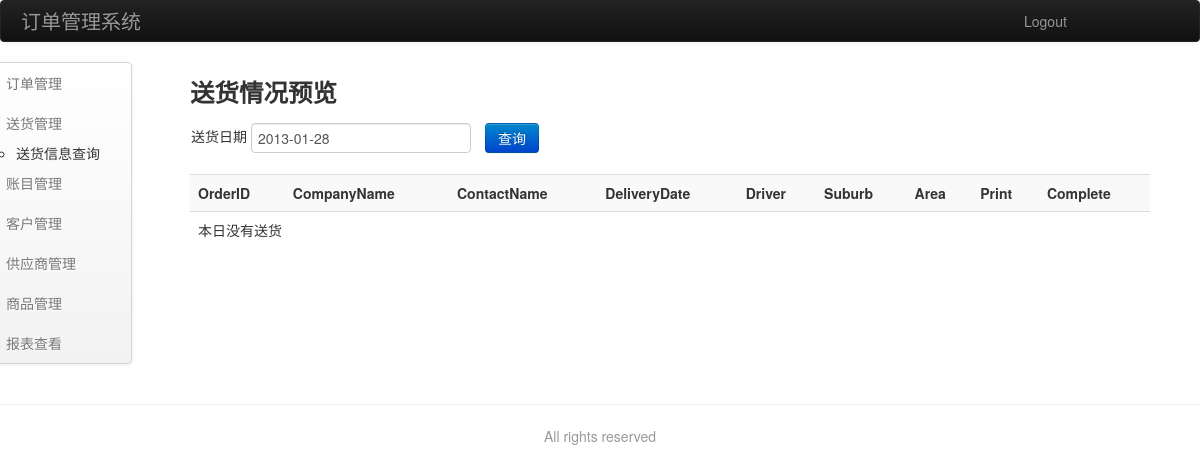
The page /index.php/delivery_view/load_delivery_detail on the database as committed earlier.
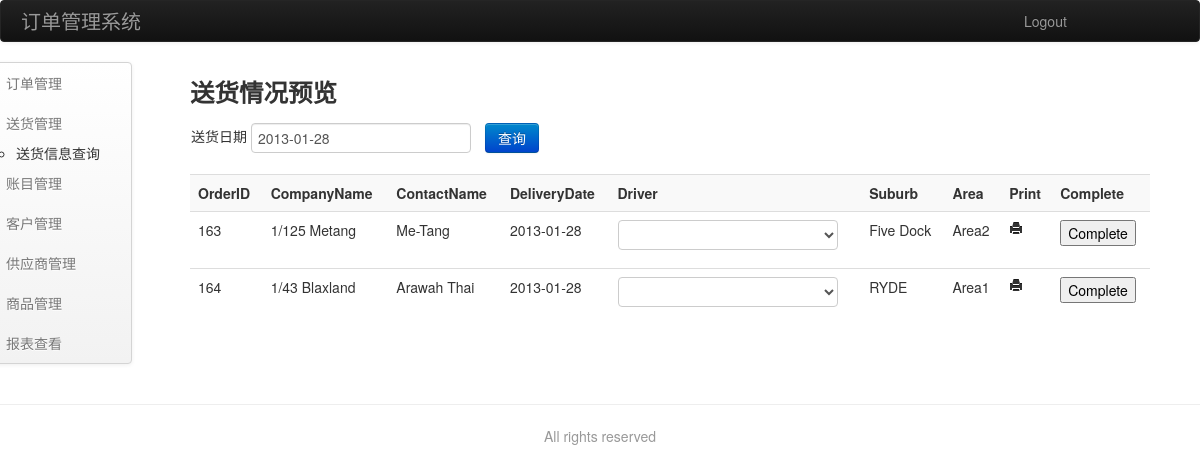
The same page on the database as committed later.
### tables this page shows
CREATE TABLE IF NOT EXISTS `orderinfo` (
  `OrderID` int(10) NOT NULL AUTO_INCREMENT,
  `CompanyName` varchar(50) NOT NULL,
  `DeliveryDate` date NOT NULL,
  `Comment` text NOT NULL,
  `Driver` varchar(50) NOT NULL,
  `Status` varchar(15) NOT NULL,
  `Address` varchar(100) NOT NULL,
  `Suburb` varchar(20) NOT NULL,
  `Area` varchar(10) NOT NULL,
  `Postcode` varchar(10) NOT NULL,
  `TotalQty` float(8,2) NOT NULL DEFAULT '0.00',
  `TotalPrice` float(8,2) NOT NULL DEFAULT '0.00',
  `OrderDate` date NOT NULL,
  `CompleteDate` date NOT NULL,
  `ContactName` varchar(50) NOT NULL,
  PRIMARY KEY (`OrderID`),
  KEY `OrderID` (`OrderID`)
);

### application/controllers/delivery_view.php (called while the page is built, shortened)
<?php if ( ! defined('BASEPATH')) exit('No direct script access allowed');
		class delivery_view extends CI_Controller{
		   public function __construct()
		   {
				$this->load->model("delivery");
				$this->load->model("invoice");
		   }
			public function load_delivery_detail()
			{
				if($_POST)
				{
					if($_POST['delivery_date'])
					{
						if($_POST['delivery_date']==""||$_POST['delivery_date']==NULL)
						{
							$delivery_date = date('Y-m-d');
						}
						else
						{
							$delivery_date=$_POST['delivery_date'];
						}
						$data['result']=json_decode($this->delivery->read_orderInfo($delivery_date));
						$data['drivers']=json_decode($this->delivery->read_delivery_driver());
							$this->load->view('includes/header');
							$this->load->view('delivery_view',$data);
							$this->load->view('includes/footer');
					}
					else
					{
						$delivery_date = date('Y-m-d');
						$data['result']=json_decode($this->delivery->read_orderInfo($delivery_date));
						$data['drivers']=json_decode($this->delivery->read_delivery_driver());
							$this->load->view('includes/header');
							$this->load->view('delivery_view',$data);
							$this->load->view('includes/footer');
					}
				}
				else
				{
						$delivery_date = date('Y-m-d');
						$data['result']=json_decode($this->delivery->read_orderInfo($delivery_date));
						$data['drivers']=json_decode($this->delivery->read_delivery_driver());
							$this->load->view('includes/header');
							$this->load->view('delivery_view',$data);
							$this->load->view('includes/footer');
				}
			}
		}
?>

### index.php (called while the page is built, shortened)
<?php
require_once BASEPATH.'core/CodeIgniter.php';

### application/models/delivery.php (called while the page is built, shortened)
<?php
class delivery extends CI_Model {
	public function read_orderInfo($delivery_date)
	{
			$sql = "Select * from orderinfo where DeliveryDate='$delivery_date'";
			$query = $this->db->query($sql);
				if($query->num_rows()>0)
				{
					$company=array();
					foreach($query->result() as $row)
					{
						$result = compact(
							'id',
							'companyname',
							'deliverydate',
							'comment',
							'driver',
							'status',
							'address',
							'suburb',
							'area',
							'postcode',
							'totalqty',
							'totalprice',
							'orderdate',
							'completedate',
							'contactname'
							);
					    array_push($company,$result);
                    }
					return $deliverydata = json_encode($company);
				}
	}
	public function read_delivery_driver()
	{
		$sql = "Select * from driver";
		$query = $this->db->query($sql);
		if($query->num_rows()>0)
		{
			$drivers=array();
			foreach($query->result() as $rows)
			{
				$driver=$rows->drivername;
				$result=compact(
					'driver'
				);
				array_push($drivers,$result);
			}
			return $deliverydriver = json_encode($drivers);
		}
	}
}
?>

### application/views/Delivery_View.php (the view, shortened to what this page needs)
<div class="content">
    <div class = "row" >
       <div class = "left-nav">
         <div class="navbar">
           <div class="navbar-inner" style="width:120px;">
             <ul class="nav nav-stacked">
               <li><a href="<?php echo base_url().'page?page=order_management' ?>">订单管理</a>
               </li>
               <li><a href="<?php echo base_url().'page?page=delivery_view_search' ?>">送货管理</a>
               	<ul>
                   	<li>送货信息查询</li>
                   </ul>
               </li>
               <li><a href="<?php echo base_url().'page?page=accountant_login' ?>">账目管理</a>
               </li>
               <li><a href="<?php echo base_url().'page?page=client_management' ?>">客户管理</a>
               </li>
               <li><a href="<?php echo base_url().'page?page=supplier_management' ?>">供应商管理</a>
               </li>
               <li><a href="<?php echo base_url().'page?page=product_management' ?>">商品管理</a>
               </li>
               <li><a href="<?php echo base_url().'page?page=income_view' ?>">报表查看</a>
               </li>
             </ul>
           </div>
         </div>
       </div>
       <div class = "main-content">
       	<div class="delivery_view">
           	<p><h3>送货情况预览</h3></p>
               <form class="form-inline" method="post" action="<?=base_url().'delivery_view/load_delivery_detail'; ?>">
               	<table>
                   	<tr>
                           <td>送货日期  <input class="datepicker" type="text" name="delivery_date" value='<?=date('Y-m-d'); ?>' /></td>
                       	<td width="10"></td><td><input type="button" class="btn btn-primary" id="searching" value="查询" /></td>
                       </tr>
                   </table>
               </form>
               <table class='table table-striped table-hover'>
               	<tr><th>OrderID</th><th>CompanyName</th><th>ContactName</th>
                   	<th>DeliveryDate</th><th>Driver</th><th>Suburb</th><th>Area</th>
                   	<th>Print</th><th>Complete</th>
                   </tr>
                   <?php
		if($result!=NULL||$result!=(""))
		{
			foreach($result as $row)
			{
				$status = "completed";
	?>
				<tr>
                                   <td id='driver<?=$row->id ?>'><? echo $row->id ?></td>
                                   <td><?=$row->companyname ?></td>
                                   <td><?=$row->contactname ?></td>
                                   <td><?=$row->deliverydate ?></td>
                                   <td><? if($row->status==$status)
							{
								echo $row->driver;
							}
							else
							{
						?>
                                       		<select name='selectdriver' class="driver<?=$row->id ?>">
                                   			<option value='<?=$row->driver; ?>'><?=$row->driver; ?></option>
                                   	<?
								foreach($drivers as $rows)
							  	{
									$delivery_drivers = $rows->driver;
									if($delivery_drivers!=$row->driver)
									{
						?>
                                           			<option value='<?=$delivery_drivers; ?>'><?=$delivery_drivers; ?></option>
                                       <?
									}
								}
							}
						?>
                                       </select>
                                   </td>
                                   <td><?=$row->suburb ?></td>
                                   <td><?=$row->area ?></td>
                                   <td><a href='<?=base_url().'?c=delivery_view&m=print_order_detail&accountname='.$row->companyname.'&orderid='.$row->id ?>' target="_blank"><i class='icon-print' id="<?=$row->id ?>" title='print'></i></a></td>
                                   <td>
                                   	<?
                                       	if($row->status==$status)
							{
						?>
                                       	Completed
						<?
							}
							else
							{
                                       ?>
                                       <button id='<?=$row->id ?>' >Complete</button>
                                       <?
							}
						?>
                                   </td>
				</tr>
                   <?
			}
		}
		else
		{
	?>
                   	<tr><td colspan="9"> 本日没有送货 </td></tr>
                   <?
		}
	?>
               </table>
           </div>
       </div>
    </div>
</div>

### application/views/includes/header.php (shortened to what this page needs)
<!DOCTYPE html>
<html>
  <head>
    <link href="<?php echo base_url().'asset/css/bootstrap.min.css'; ?>" rel="stylesheet" media="screen">
    <link href="<?php echo base_url().'asset/css/meat_factory.css'; ?>" rel="stylesheet" media="screen">
    <link rel="stylesheet" type="text/css" media="screen" href="<?php echo base_url().'asset/css/bootstrap-responsive.css'; ?>" />
    <link type="text/css" href="<?php echo base_url().'asset/css/ui-lightness/jquery-ui-1.9.2.custom.min.css'; ?>" rel="stylesheet" />
  </head>
  <body>
    <div class="navbar navbar-inverse">
      <div class="navbar-inner">
        <div class="container">
        	<a class="brand" href="#">订单管理系统</a>
       		<div class="navbar-content">
          		<ul class="nav pull-right">
              		<li class="span2 offset2"><a href="#">Logout</a></li>
          		</ul>
       		</div>
      	</div>
      </div>
    </div>

### application/views/includes/footer.php
<div class="footer">
	<hr />
	<p class="muted">All rights reserved</p>
</div>
  </body>
</html>

### asset/css/meat_factory.css (style rules this page uses)
.footer { position:relative; bottom:0; left:0; right:0; align:center; }
.footer p { text-align: center; }
.left-nav { float: left; width: 160px; }
.main-content { float: center; margin-left: 220px; margin-right: auto; width: 960px; }
body { margin:auto 0px; }
.content { width:100%; height:auto; position:relative; top:0px; left:0px; }
.delivery_view { width:100%; }

Rows that differ between the two databases and show on the page:
added orderinfo: OrderID "163", CompanyName "1/125 Metang", ContactName "Me-Tang", DeliveryDate "2013-01-28", Suburb "Five Dock", Area "Area2"
added orderinfo: OrderID "164", CompanyName "1/43 Blaxland", ContactName "Arawah Thai", DeliveryDate "2013-01-28", Suburb "RYDE", Area "Area1"
Other text that changed with them:
text no longer shown: "本日没有送货"
